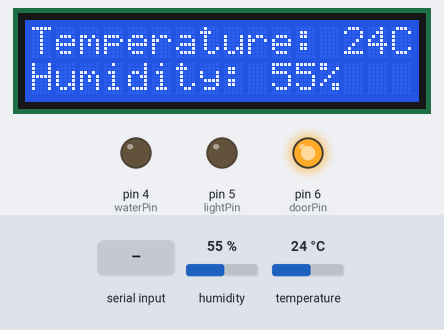
This sketch was run on a simulated Arduino Uno, built with avr-gcc and run on an emulated ATmega328P. On the bench: 16×2 character LCD, output pins drawn as LEDs (lit = HIGH). Inputs (shaded band) come from the test bench; at power-on: humidity 55 %, temperature 24 °C.

Above: at 1.2 s.
1.3 s: "1" received over the second serial link
At 2.7 s:
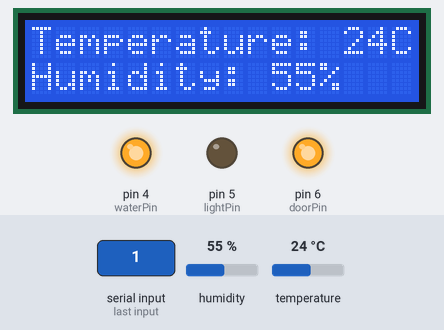
5.6 s: "2" received over the second serial link
At 6.6 s:
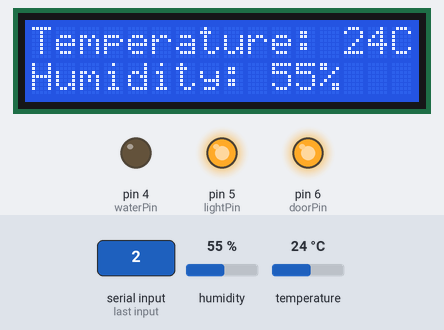
8.4 s: humidity set to 22 %
At 11.5 s:
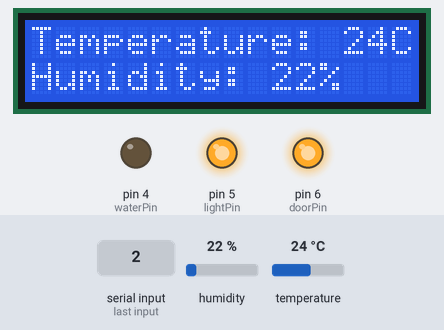
11.8 s: temperature set to 12 °C
At 13.8 s:
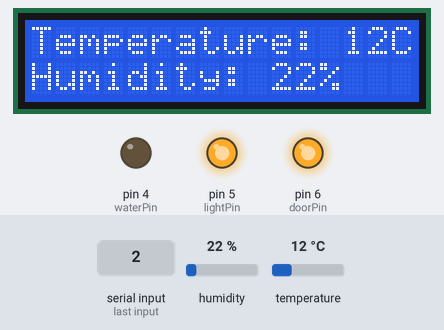
14.6 s: "1" received over the second serial link
At 17.5 s:
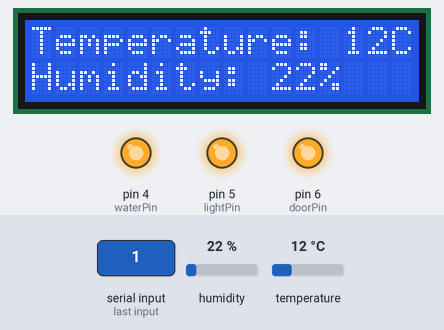
20.0 s: humidity set to 40 %
At 21.4 s:
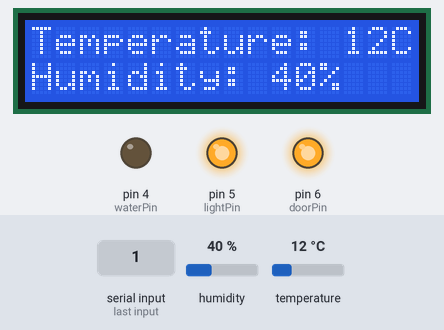
Timing chart, 0 to 23.0 s (numbered marks = the images above; inputs shaded):
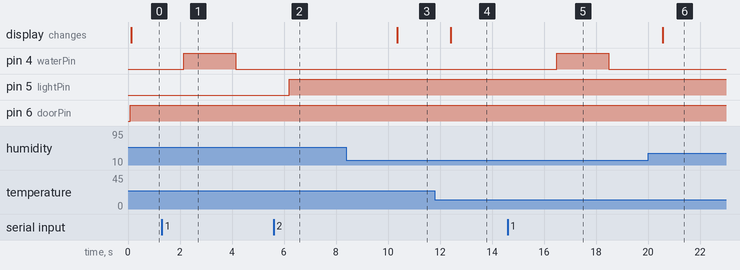

Measured:
- after the input at 1.3 s, pin 4 (waterPin): LOW → HIGH after 0.85 s, → LOW 2.0 s later
- after the input at 5.6 s, pin 5 (lightPin): LOW → HIGH after 0.60 s
- after the input at 8.4 s, the display: changes after 1.9 s (image 3)
- after the input at 11.8 s, the display: changes after 0.60 s (image 4)
- after the input at 14.6 s, pin 4 (waterPin): LOW → HIGH after 1.9 s, → LOW 2.0 s later
- after the input at 20.0 s, the display: changes after 0.57 s (image 6)

The sketch:

Water_Light_Temperature_Humidity_Door.ino
```cpp
#include <SoftwareSerial.h>
#include <LiquidCrystal_I2C.h>
#include <DFRobot_DHT11.h>

#define DHT_Pin 2

LiquidCrystal_I2C lcd(0x27, 16, 2);

SoftwareSerial bluetoothSerial(2, 3);  // 블루투스 모듈의 RX, TX 핀 설정
int waterPin = 4;                      // 물 주는 핀 설정
int lightPin = 5;                      // 빛 주는 핀 설정
int doorPin = 6;                       // 문 여는 핀 설정
DFRobot_DHT11 DHT;                    // 온습도를 알 수 있는 핀 설정

void setup() {
  Serial.begin(9600);
  bluetoothSerial.begin(9600);

  lcd.init();
  lcd.backlight();

  pinMode(waterPin, OUTPUT);
  pinMode(lightPin, OUTPUT);
  pinMode(doorPin, OUTPUT);
}

String weather() {

  return "맑음";
}

void loop() {
  DHT.read(DHT_Pin);

  if (bluetoothSerial.available()) {
    char data = bluetoothSerial.read();  // 블루투스로부터 데이터 수신
    if (data == '1') {                   // 안드로이드에서 '1'을 수신하면 물을 주는 동작 실행
      digitalWrite(waterPin, HIGH);      // 물 주기
      delay(2000);                       // 유지
      digitalWrite(waterPin, LOW);       // 물 그만
    } else if (data == '2') {
      digitalWrite(lightPin, HIGH);  // 불 켜기
    } else if (data == '3') {
      digitalWrite(lightPin, LOW);  // 불 끄기
    }
  }

  if (weather() == "맑음")
    digitalWrite(doorPin, HIGH);
  else
    digitalWrite(doorPin, LOW);

  lcd.clear();
  lcd.setCursor(0, 0);
  lcd.print("Temperature: ");  // 온도 출력
  lcd.print(DHT.temperature);
  lcd.print("C");

  lcd.setCursor(0, 1);
  lcd.print("Humidity: ");  // 습도 출력
  lcd.print(DHT.humidity);
  lcd.print("%");

  delay(2000);  // 2초 대기
}
```
